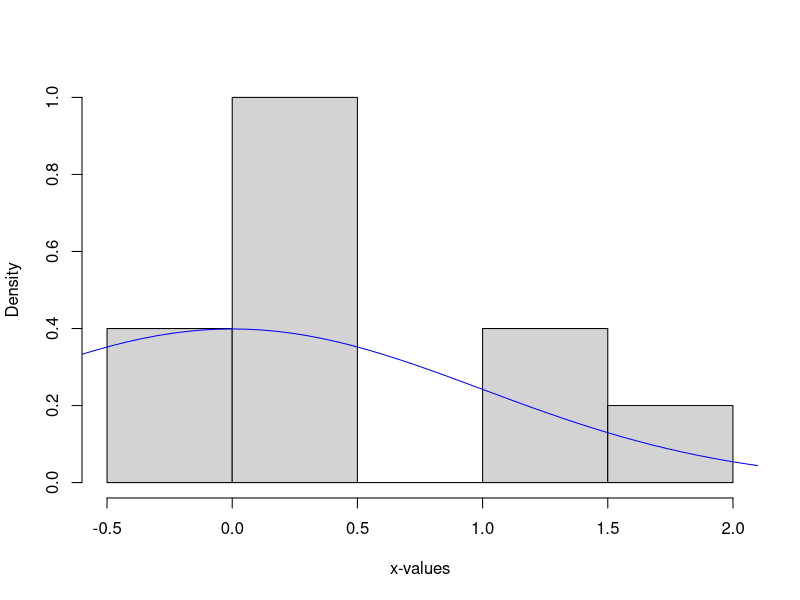
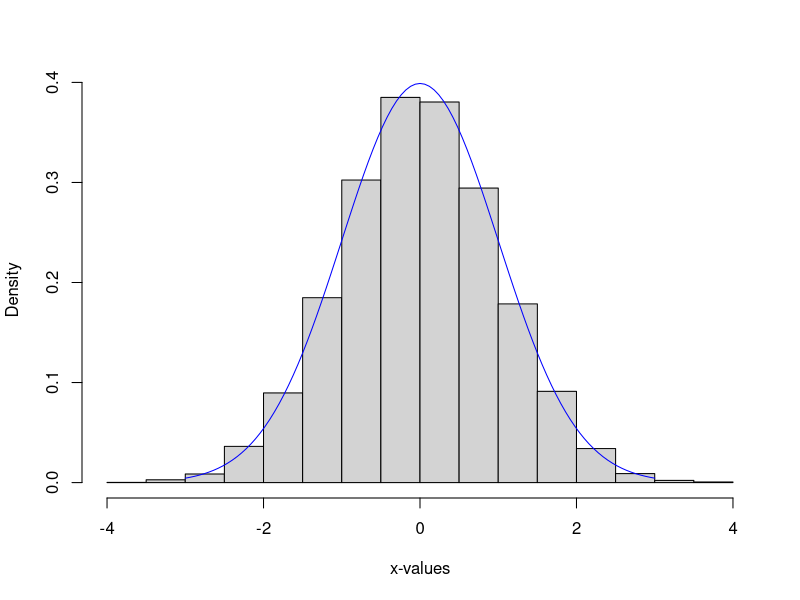
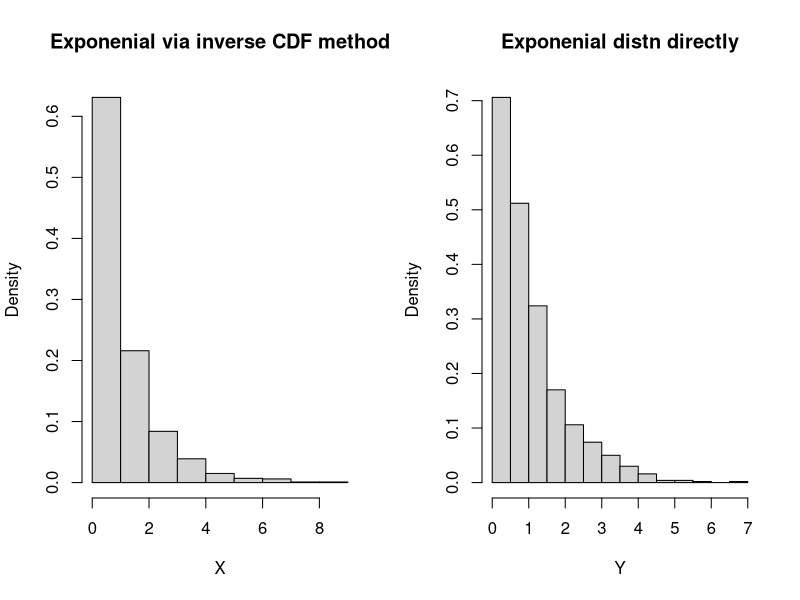
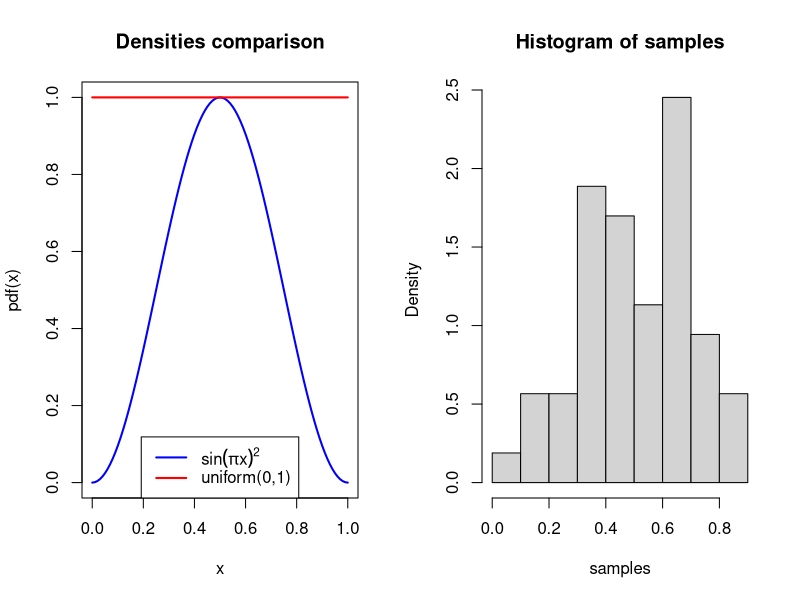
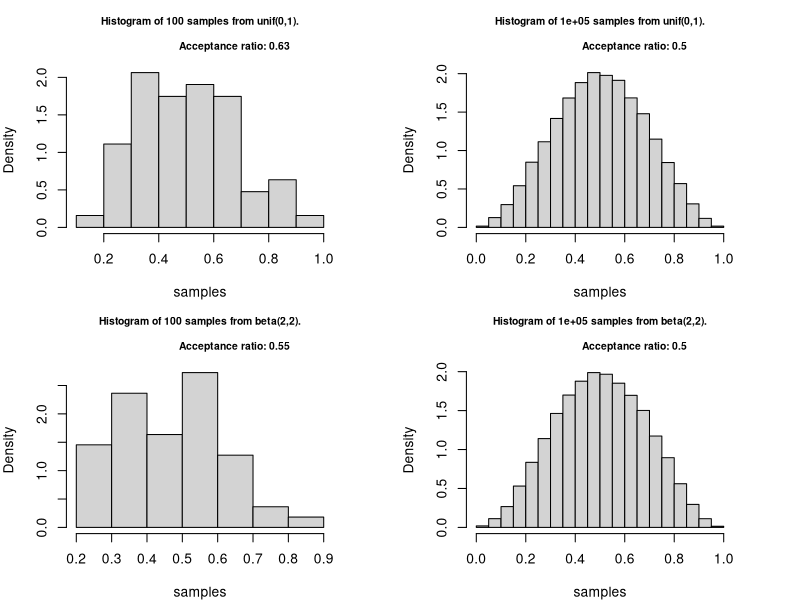

These charts were generated, in order, by the following R code:
## ---- chunk 1
x <- seq(-3,3,length.out=10)
hist(rnorm(x), freq=FALSE, main="", xlab = "x-values")
## true density
curve(dnorm(x, mean = 0, sd = 1),
      from = -3,
      to = 3,
      add = TRUE,
      col = "blue",
      xlab = "x-values")
## ---- chunk 2
x <- seq(-3,3,length.out=10000)
hist(rnorm(x), freq=FALSE, main="", xlab = "x-values")
## true density
curve(dnorm(x, mean = 0, sd = 1),
      from = -3,
      to = 3,
      add = TRUE,
      col = "blue",
      xlab = "x-values")
## ---- chunk 3
nsim <- 1000
U <- runif(nsim)
X <- -log(U)
Y <- rexp(nsim)
par(mfrow=(c(1,2)))
hist(X, freq=FALSE, main="Exponenial via inverse CDF method")
hist(Y, freq=FALSE, main="Exponenial distn directly")
## ---- chunk 4
# density function for f(x)
densFun <- function(x) { 
  return(sin(pi*x)^2)
}
x <- seq(0, 1, 10^-2)
## ---- chunk 5
plot(x, densFun(x), 
     xlab = "x", ylab = "pdf(x)",
     type = "l", lty = 1, lwd = 2, col = "blue",
     main = "Densities comparison")
lines(x, dunif(x, 0, 1), lwd = 2, col="red")
legend('bottom',
       c(expression(sin(pi*x)^2), "uniform(0,1)"), 
       lty = 1, lwd = 2, col = c("blue", "red"))
## ---- chunk 6
numSim=10^2
samples = NULL
for (i in 1:numSim) {
  # get a uniform proposal
  proposal <- runif(1) 
  # calculate the ratio
  densRat <- densFun(proposal)/dunif(proposal)  
  #accept the sample with p=densRat
  if ( runif(1) < densRat ){ 
    #fill our vector with accepted samples
    samples <- c(samples, proposal) 
  }
}
## ---- chunk 7
hist(samples, freq=FALSE) #construct density hist
print(paste("Acceptance Ratio:", length(samples)/numSim))
## ---- chunk 8
sim_fun <- function(f, envelope = "unif", par1 = 0, 
                    par2 = 1, n = 10^2, plot = TRUE){
  
  r_envelope <- match.fun(paste0("r", envelope))
  d_envelope <- match.fun(paste0("d", envelope))
  proposal <- r_envelope(n, par1, par2)
  density_ratio <- f(proposal) / d_envelope(proposal, par1, par2)
  samples <- proposal[runif(n) < density_ratio]
  acceptance_ratio <- length(samples) / n
  if (plot) {
    hist(samples, probability = TRUE, 
         main = paste0("Histogram of ", n, " samples from ", 
                       envelope, "(", par1, ",", par2, ").\n 
                       Acceptance ratio: ", 
                       round(acceptance_ratio,2)), cex.main = 0.75)
  }
  list(x = samples, acceptance_ratio = acceptance_ratio)
}
## ---- chunk 9
par(mfrow = c(2,2), mar = rep(4, 4))
unif_1 <- sim_fun(f=densFun , envelope = "unif", par1 = 0, par2 = 1, n = 10^2) 
unif_2 <- sim_fun(f=densFun, envelope = "unif", par1 = 0, par2 = 1, n = 10^5)
beta_1 <- sim_fun(f=densFun, envelope = "beta", par1 = 2, par2 = 2, n = 10^2)
beta_2 <- sim_fun(f=densFun, envelope = "beta", par1 = 2, par2 = 2, n = 10^5)
